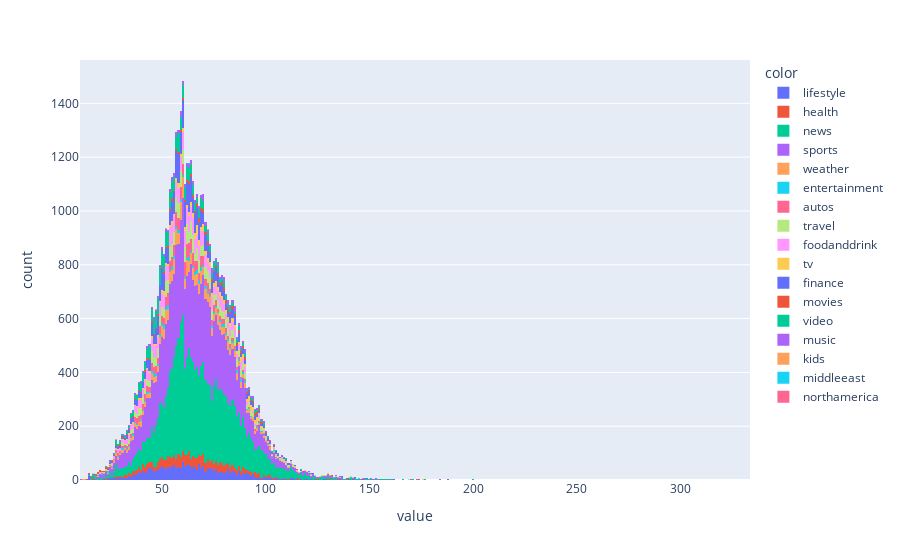

The notebook cell saved with this chart:
### Markdown cell above
<a id='5.4'></a>
# Histogram For Title Length

### Code cell
t=[]
for i in data['Title']:
    t.append(len(i))
px.histogram(t,color=data['Category'])

### Figure 1 — Plotly figure (JSON) as saved in the notebook; plotly's stock layout.template omitted (floating-point values rounded to 4 significant figures; data arrays with more than 128 entries replaced by an {"elided": "..."} marker saying what was removed)
{"data": [{"alignmentgroup": "True", "bingroup": "x", "hovertemplate": "color=lifestyle<br>value=%{x}<br>count=%{y}<extra></extra>", "legendgroup": "lifestyle", "marker": {"color": "#636efa", "pattern": {"shape": ""}}, "name": "lifestyle", "offsetgroup": "lifestyle", "orientation": "v", "showlegend": true, "type": "histogram", "x": {"elided": "2479 int values"}, "xaxis": "x", "yaxis": "y"}, {"alignmentgroup": "True", "bingroup": "x", "hovertemplate": "color=health<br>value=%{x}<br>count=%{y}<extra></extra>", "legendgroup": "health", "marker": {"color": "#EF553B", "pattern": {"shape": ""}}, "name": "health", "offsetgroup": "health", "orientation": "v", "showlegend": true, "type": "histogram", "x": {"elided": "1885 int values"}, "xaxis": "x", "yaxis": "y"}, {"alignmentgroup": "True", "bingroup": "x", "hovertemplate": "color=news<br>value=%{x}<br>count=%{y}<extra></extra>", "legendgroup": "news", "marker": {"color": "#00cc96", "pattern": {"shape": ""}}, "name": "news", "offsetgroup": "news", "orientation": "v", "showlegend": true, "type": "histogram", "x": {"elided": "15774 int values"}, "xaxis": "x", "yaxis": "y"}, {"alignmentgroup": "True", "bingroup": "x", "hovertemplate": "color=sports<br>value=%{x}<br>count=%{y}<extra></extra>", "legendgroup": "sports", "marker": {"color": "#ab63fa", "pattern": {"shape": ""}}, "name": "sports", "offsetgroup": "sports", "orientation": "v", "showlegend": true, "type": "histogram", "x": {"elided": "14510 int values"}, "xaxis": "x", "yaxis": "y"}, {"alignmentgroup": "True", "bingroup": "x", "hovertemplate": "color=weather<br>value=%{x}<br>count=%{y}<extra></extra>", "legendgroup": "weather", "marker": {"color": "#FFA15A", "pattern": {"shape": ""}}, "name": "weather", "offsetgroup": "weather", "orientation": "v", "showlegend": true, "type": "histogram", "x": {"elided": "2048 int values"}, "xaxis": "x", "yaxis": "y"}, {"alignmentgroup": "True", "bingroup": "x", "hovertemplate": "color=entertainment<br>value=%{x}<br>count=%{y}<extra></extra>", "legendgroup": "entertainment", "marker": {"color": "#19d3f3", "pattern": {"shape": ""}}, "name": "entertainment", "offsetgroup": "entertainment", "orientation": "v", "showlegend": true, "type": "histogram", "x": {"elided": "587 int values"}, "xaxis": "x", "yaxis": "y"}, {"alignmentgroup": "True", "bingroup": "x", "hovertemplate": "color=autos<br>value=%{x}<br>count=%{y}<extra></extra>", "legendgroup": "autos", "marker": {"color": "#FF6692", "pattern": {"shape": ""}}, "name": "autos", "offsetgroup": "autos", "orientation": "v", "showlegend": true, "type": "histogram", "x": {"elided": "1639 int values"}, "xaxis": "x", "yaxis": "y"}, {"alignmentgroup": "True", "bingroup": "x", "hovertemplate": "color=travel<br>value=%{x}<br>count=%{y}<extra></extra>", "legendgroup": "travel", "marker": {"color": "#B6E880", "pattern": {"shape": ""}}, "name": "travel", "offsetgroup": "travel", "orientation": "v", "showlegend": true, "type": "histogram", "x": {"elided": "2350 int values"}, "xaxis": "x", "yaxis": "y"}, {"alignmentgroup": "True", "bingroup": "x", "hovertemplate": "color=foodanddrink<br>value=%{x}<br>count=%{y}<extra></extra>", "legendgroup": "foodanddrink", "marker": {"color": "#FF97FF", "pattern": {"shape": ""}}, "name": "foodanddrink", "offsetgroup": "foodanddrink", "orientation": "v", "showlegend": true, "type": "histogram", "x": {"elided": "2551 int values"}, "xaxis": "x", "yaxis": "y"}, {"alignmentgroup": "True", "bingroup": "x", "hovertemplate": "color=tv<br>value=%{x}<br>count=%{y}<extra></extra>", "legendgroup": "tv", "marker": {"color": "#FECB52", "pattern": {"shape": ""}}, "name": "tv", "offsetgroup": "tv", "orientation": "v", "showlegend": true, "type": "histogram", "x": {"elided": "889 int values"}, "xaxis": "x", "yaxis": "y"}, {"alignmentgroup": "True", "bingroup": "x", "hovertemplate": "color=finance<br>value=%{x}<br>count=%{y}<extra></extra>", "legendgroup": "finance", "marker": {"color": "#636efa", "pattern": {"shape": ""}}, "name": "finance", "offsetgroup": "finance", "orientation": "v", "showlegend": true, "type": "histogram", "x": {"elided": "3107 int values"}, "xaxis": "x", "yaxis": "y"}, {"alignmentgroup": "True", "bingroup": "x", "hovertemplate": "color=movies<br>value=%{x}<br>count=%{y}<extra></extra>", "legendgroup": "movies", "marker": {"color": "#EF553B", "pattern": {"shape": ""}}, "name": "movies", "offsetgroup": "movies", "orientation": "v", "showlegend": true, "type": "histogram", "x": {"elided": "606 int values"}, "xaxis": "x", "yaxis": "y"}, {"alignmentgroup": "True", "bingroup": "x", "hovertemplate": "color=video<br>value=%{x}<br>count=%{y}<extra></extra>", "legendgroup": "video", "marker": {"color": "#00cc96", "pattern": {"shape": ""}}, "name": "video", "offsetgroup": "video", "orientation": "v", "showlegend": true, "type": "histogram", "x": {"elided": "2068 int values"}, "xaxis": "x", "yaxis": "y"}, {"alignmentgroup": "True", "bingroup": "x", "hovertemplate": "color=music<br>value=%{x}<br>count=%{y}<extra></extra>", "legendgroup": "music", "marker": {"color": "#ab63fa", "pattern": {"shape": ""}}, "name": "music", "offsetgroup": "music", "orientation": "v", "showlegend": true, "type": "histogram", "x": {"elided": "769 int values"}, "xaxis": "x", "yaxis": "y"}, {"alignmentgroup": "True", "bingroup": "x", "hovertemplate": "color=kids<br>value=%{x}<br>count=%{y}<extra></extra>", "legendgroup": "kids", "marker": {"color": "#FFA15A", "pattern": {"shape": ""}}, "name": "kids", "offsetgroup": "kids", "orientation": "v", "showlegend": true, "type": "histogram", "x": [47, 52, 28, 72, 64, 13, 30, 30, 57, 68, 70, 46, 38, 53, 33, 75, 17], "xaxis": "x", "yaxis": "y"}, {"alignmentgroup": "True", "bingroup": "x", "hovertemplate": "color=middleeast<br>value=%{x}<br>count=%{y}<extra></extra>", "legendgroup": "middleeast", "marker": {"color": "#19d3f3", "pattern": {"shape": ""}}, "name": "middleeast", "offsetgroup": "middleeast", "orientation": "v", "showlegend": true, "type": "histogram", "x": [63, 49], "xaxis": "x", "yaxis": "y"}, {"alignmentgroup": "True", "bingroup": "x", "hovertemplate": "color=northamerica<br>value=%{x}<br>count=%{y}<extra></extra>", "legendgroup": "northamerica", "marker": {"color": "#FF6692", "pattern": {"shape": ""}}, "name": "northamerica", "offsetgroup": "northamerica", "orientation": "v", "showlegend": true, "type": "histogram", "x": [73], "xaxis": "x", "yaxis": "y"}], "layout": {"barmode": "relative", "legend": {"title": {"text": "color"}, "tracegroupgap": 0}, "margin": {"t": 60}, "xaxis": {"anchor": "y", "domain": [0, 1], "title": {"text": "value"}}, "yaxis": {"anchor": "x", "domain": [0, 1], "title": {"text": "count"}}}}
